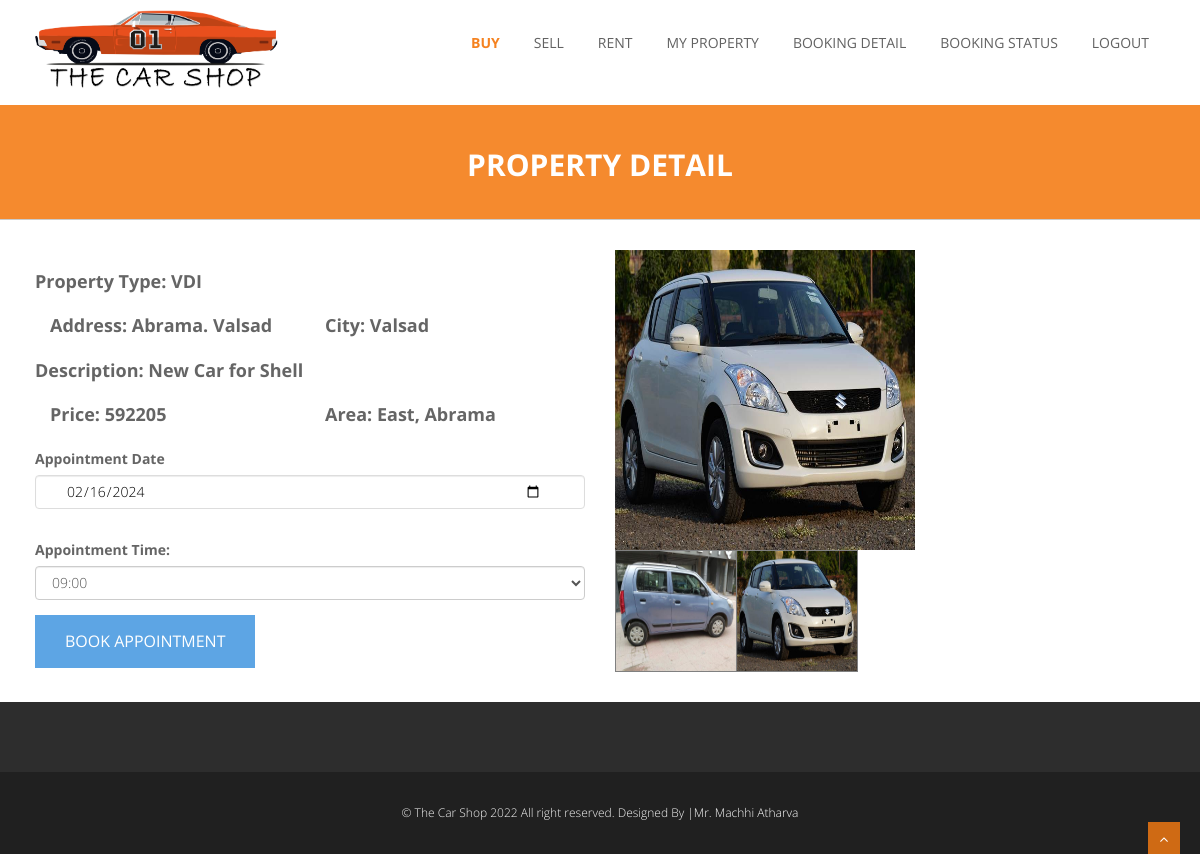
The app's page /cust_view_property_detail.php?pid=1 with its own data.
### tables this page shows
CREATE TABLE `property_master` (
  `property_id` int(10) NOT NULL,
  `category_id` int(10) NOT NULL,
  `property_type` varchar(50) NOT NULL,
  `address` varchar(200) NOT NULL,
  `city` varchar(10) NOT NULL,
  `description` varchar(200) NOT NULL,
  `property_price` int(10) NOT NULL,
  `property_img` varchar(50) NOT NULL,
  `property_area` varchar(20) NOT NULL,
  `type` int(1) NOT NULL,
  `status` int(1) NOT NULL,
  `customer_id` int(10) NOT NULL
);

CREATE TABLE `property_img` (
  `img_id` int(10) NOT NULL,
  `property_id` int(10) NOT NULL,
  `p_img` varchar(50) NOT NULL
);

### cust_view_property_detail.php (the view, shortened to what this page needs)
<?php
include("cust_header.php");
$pid=$_REQUEST['pid'];
$res1=mysql_query("select * from property_master where property_id='$pid'");
$r1=mysql_fetch_array($res1);
$ptype=$r1[2];
$add=$r1[3];
$city=$r1[4];
$desc=$r1[5];
$price=$r1[6];
$img1=$r1[7];
$area=$r1[8];
?>
<section id="inner-headline">
	<div class="container">
		<div class="row">
			<div class="col-lg-12">
				<h2 class="pageTitle">PROPERTY DETAIL</h2>
			</div>
		</div>
	</div>
	</section>
	<section id="content">
	<div class="container">
	<div class="row">
								<div class="col-md-6">
									<div class="contact-form">
		<form method="post" name="form1" class="contact">
											<div class="form-group has-feedback">
												<label for="email"><font size="4">Property Type: <?php echo $ptype; ?></font></label>
											</div>
											<div class="col-md-6">
											<div class="form-group has-feedback">
													<label for="email"><font size="4">Address: <?php echo $add; ?></font></label>
											</div>
											</div>
											<div class="col-md-6">
												<div class="form-group has-feedback">
														<label for="email"><font size="4">City: <?php echo $city; ?></font></label>
												</div>
											</div>
											<div class="form-group has-feedback">
													<label for="email"><font size="4">Description: <?php echo $desc; ?></font></label>
											</div>
											<div class="col-md-6">
											<div class="form-group has-feedback">
													<label for="email"><font size="4">Price: <?php echo $price; ?></font></label>
											</div>
											</div>
											<div class="col-md-6">
												<div class="form-group has-feedback">
														<label for="email"><font size="4">Area: <?php echo $area; ?></font></label>
												</div>
											</div>
											<?php
												$cid=$_SESSION['cid'];
												$res3=mysql_query("select * from booking_appointment where property_id='$pid' and customer_id='$cid'");
												if((mysql_num_rows($res3)>0))
												{
													echo "<font size='4'>Your Appointment is Already Booked</font>";
												}else{
											?>
											<div class="form-group has-feedback">
												<label for="email">Appointment Date</label>
												<input type="date" class="form-control" name="txtadate" value="<?php echo date("Y-m-d"); ?>">
											</div>
											<div class="form-group has-feedback">
												<label for="name">Appointment Time: </label>
												<select name="seltime" class="form-control">
													<option value="09:00">09:00</option>
												</select>
											</div>
											<input type="submit" value="BOOK APPOINTMENT" class="submit btn btn-default" onclick="return validate();" name="btnbook">
											<?php
												}
											?>
										</form>
									</div>
								</div>
								<div class="col-md-6">
									<?php
										if(isset($_REQUEST['img2']))
										{
											$img2=$_REQUEST['img2'];
									?>
									<img src="<?php echo $img2; ?>" style="width:300px; height:300px;">
									<?php
										}
										else{
										?>
										<img src="<?php echo $img1; ?>" style="width:300px; height:300px;">
								<?php
										}
										$res2=mysql_query("select * from property_img where property_id='$pid'");
										if(mysql_num_rows($res2)>0)
										{
											echo "<br/><table border='1' padding='20px'>";
											echo "<tr>";
											while($r2=mysql_fetch_array($res2))
											{
												echo "<td><a href='cust_view_property_detail.php?pid=$pid&img2=$r2[2]'><img src='$r2[2]' style='width:120px; height:120px;'></a></td>";
											}
												echo "<td><a href='cust_view_property_detail.php?pid=$pid&img2=$img1'><img src='$img1' style='width:120px; height:120px;'></a></td>";
											echo "</tr>";
											echo "</table>";
										}
									?>
								</div>
							</div>
	</div>
	</section>
<?php
include("footer.php");
?>

### css/style.css (style rules this page uses)
body { font-family:'Open Sans', Arial, sans-serif; font-size:14px; font-weight:300; line-height:1.6em; color:#656565; }
h1,h2, h3, h4, h5, h6 { font-family:'Open Sans', Arial, sans-serif; font-weight:700; line-height:1.1em; color: #333; margin-bottom: 7px; }
.container { padding:0 20px 0 20px; position:relative; }
.row,.row-fluid { margin-bottom:30px; }
.pageTitle { color: #fff; margin: 30px 0 3px; display: inline-block; }
#content { position:relative; background:#fff; padding: 30px 0 0px 0; }
#content img { max-width:100%; height:auto; }
#inner-headline { position: relative; margin: 0; padding: 0; color: #F58A2E; background: #F58A2E; margin-top: 3px; padding-top: 8px; border-bottom: 1px solid #CBCBCB; }
#inner-headline h2.pageTitle { color: #FFFFFF; padding: 5px 0; text-align:center; display:block; }
img { width: 100%; }
.btn { text-align: center; background: #F58A2E; color: #fff; border-radius: 0;padding: 12px 22px;border: 0; }
.contact input { background: #fff; border: solid 1px #ddd; color: #000; padding: 15px 30px; margin-right: 3%; margin-bottom: 30px; outline: none; }
.contact .submit { background: #5DA5E4; color: #fff; font-size: 16px; font-weight: 400; text-align: center; margin: 0px; border: none !important; border-radius: 0; float: left; }

### records on screen
property_master: property_type "VDI", address "Abrama. Valsad", city "Valsad", description "New Car for Shell", property_price "592205", property_area "East, Abrama", property_img (picture)
property_img: p_img (picture)
